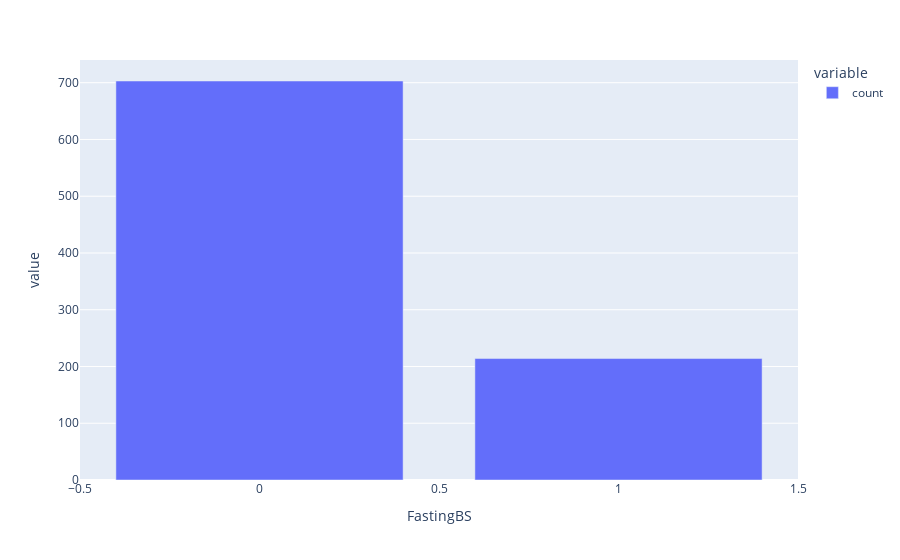

Source (notebook cell):
### Markdown cell above
### 4.8 Fasting Blood sugar Factor

### Code cell
# Count of people with and without FastingBS 
px.bar(df.FastingBS.value_counts())

### Figure 1 — Plotly figure (JSON) as saved in the notebook; plotly's stock layout.template omitted (floating-point values rounded to 4 significant figures)
{"data": [{"alignmentgroup": "True", "hovertemplate": "variable=count<br>FastingBS=%{x}<br>value=%{y}<extra></extra>", "legendgroup": "count", "marker": {"color": "#636efa", "pattern": {"shape": ""}}, "name": "count", "offsetgroup": "count", "orientation": "v", "showlegend": true, "textposition": "auto", "type": "bar", "x": [0, 1], "xaxis": "x", "y": [703, 214], "yaxis": "y"}], "layout": {"autosize": true, "barmode": "relative", "legend": {"title": {"text": "variable"}, "tracegroupgap": 0}, "margin": {"t": 60}, "xaxis": {"anchor": "y", "autorange": true, "domain": [0, 1], "range": [-0.5, 1.5], "title": {"text": "FastingBS"}, "type": "linear"}, "yaxis": {"anchor": "x", "autorange": true, "domain": [0, 1], "range": [0, 740], "title": {"text": "value"}, "type": "linear"}}}
